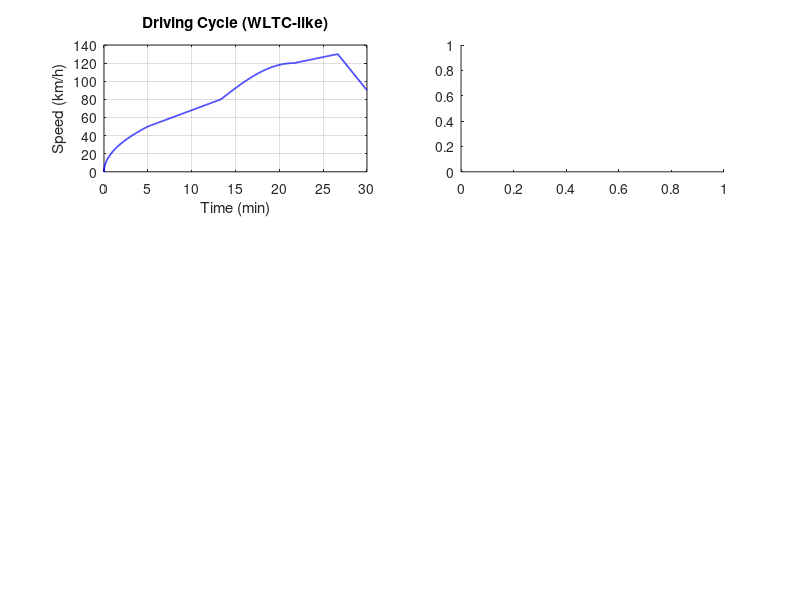

This chart was generated by the following MATLAB code: (Note: this script raises an error after producing the figure.)
%% Driving cycle analysis and energy consumption
% MATLAB R2016b compatible
% WLTC-like speed profile + EV energy model

clear; clc; close all;

%% Generate WLTC-like speed profile [km/h]
dt = 1;              % [s]
T  = 1800;           % total 30 min
t  = (0:dt:T)';

v_kmh = zeros(size(t));
i1 = t<=300;         v_kmh(i1) = 50 * (t(i1)/300).^0.5;
i2 = t>300 & t<=800;  v_kmh(i2) = 50 + 30 * (t(i2)-300)/500;
i3 = t>800 & t<=1300; v_kmh(i3) = 80 + 40 * sin(pi*(t(i3)-800)/1000);
i4 = t>1300 & t<=1600; v_kmh(i4) = 120 + 10 * (t(i4)-1300)/300;
i5 = t>1600;          v_kmh(i5) = max(130 - 40*(t(i5)-1600)/200, 0);

v_ms = v_kmh / 3.6;

%% Vehicle parameters
m  = 1800;           % [kg]
Cd = 0.30;
Af = 2.2;            % [m^2]
rho = 1.225;         % [kg/m^3]
f  = 0.012;
g  = 9.81;
rw = 0.33;           % [m]

%% Motor parameters
P_max  = 120000;     % [W]
T_max  = 280;        % [Nm]
n_base = 3500;       % [rpm]
eta_m  = 0.92;
eta_r  = 0.85;

%% Battery parameters
Q_bat = 60;          % [Ah]
V_bat = 380;         % [V]
SOC_0 = 0.95;

%% Simulation
n = length(t);
a      = zeros(n, 1);
F_trac = zeros(n, 1);
P_mot  = zeros(n, 1);
P_bat  = zeros(n, 1);
E_con  = zeros(n, 1);
SOC    = SOC_0 * ones(n, 1);

for i = 2:n
    a(i) = (v_ms(i) - v_ms(i-1)) / dt;

    F_air  = 0.5 * rho * Cd * Af * v_ms(i)^2;
    F_roll = f * m * g;
    F_acc  = m * a(i);
    F_trac(i) = F_air + F_roll + F_acc;

    omega_w = v_ms(i) / rw;
    T_wheel = F_trac(i) * rw;
    motor_rpm = omega_w * 30 / pi;

    if motor_rpm <= n_base
        T_avail = T_max;
    else
        T_avail = T_max * n_base / motor_rpm;
    end

    P_mot(i) = T_wheel * omega_w;

    if P_mot(i) >= 0
        P_bat(i) = P_mot(i) / eta_m;
    else
        P_bat(i) = P_mot(i) * eta_r;
    end

    E_con(i) = E_con(i-1) + P_bat(i) * dt / 3600;
    SOC(i) = SOC(i-1) - P_bat(i) * dt / (V_bat * Q_bat * 3600);
end

%% Masks
drv_mask = P_mot > 0;
reg_mask = P_mot < 0;

%% Plot
figure('Position', [50 50, 950, 700]);

subplot(3,2,1);
plot(t/60, v_kmh, 'b-', 'LineWidth', 1.2);
xlabel('Time (min)'); ylabel('Speed (km/h)');
grid on; title('Driving Cycle (WLTC-like)');

subplot(3,2,2);
yyaxis left;
plot(t/60, P_mot/1000, 'b-', 'LineWidth', 1);
ylabel('Motor Power (kW)');
yyaxis right;
plot(t/60, E_con/1000, 'r-', 'LineWidth', 1.5);
ylabel('Cumulative Energy (kWh)');
xlabel('Time (min)'); grid on;
title('Power and Energy');

subplot(3,2,3);
histogram(P_mot(drv_mask)/1000, 30, 'FaceColor', 'b', 'EdgeAlpha', 0.3); hold on;
if any(reg_mask)
    histogram(abs(P_mot(reg_mask))/1000, 30, 'FaceColor', 'g', 'EdgeAlpha', 0.3);
end
xlabel('Power (kW)'); ylabel('Count');
legend('Drive', 'Regen'); grid on;
title('Power Distribution');

subplot(3,2,4);
plot(t/60, a, 'r-', 'LineWidth', 1);
xlabel('Time (min)'); ylabel('Acceleration (m/s^2)');
grid on; title('Acceleration');

subplot(3,2,5);
plot(t/60, SOC*100, 'b-', 'LineWidth', 1.2);
xlabel('Time (min)'); ylabel('SOC (%)');
grid on; title('Battery SOC');

subplot(3,2,6);
E_drv = sum(P_bat(drv_mask)*dt/3600);
E_reg = sum(abs(P_bat(reg_mask))*dt/3600);
if E_reg > 0
    pie([E_drv, E_reg], {'Drive (Wh)', 'Regen (Wh)'});
else
    pie(E_drv, {'Drive (Wh)'});
end
title('Energy Flow');

%% Results
dist_km = sum(v_ms * dt) / 1000;
E_100km = E_con(end) / dist_km * 100 / 1000;

fprintf('===== Driving Cycle Analysis =====\n');
fprintf('Total distance: %.2f km\n', dist_km);
fprintf('Total energy: %.1f kWh\n', E_con(end)/1000);
fprintf('Consumption: %.1f kWh/100km\n', E_100km);
fprintf('SOC used: %.1f %%\n', (SOC_0 - SOC(end))*100);
fprintf('Range estimate: %.0f km\n', dist_km * SOC_0 / (SOC_0 - SOC(end) + 0.001));
fprintf('Regen ratio: %.1f %%\n', sum(abs(P_bat(reg_mask))) / max(sum(abs(P_bat)), 1e-6) * 100);
